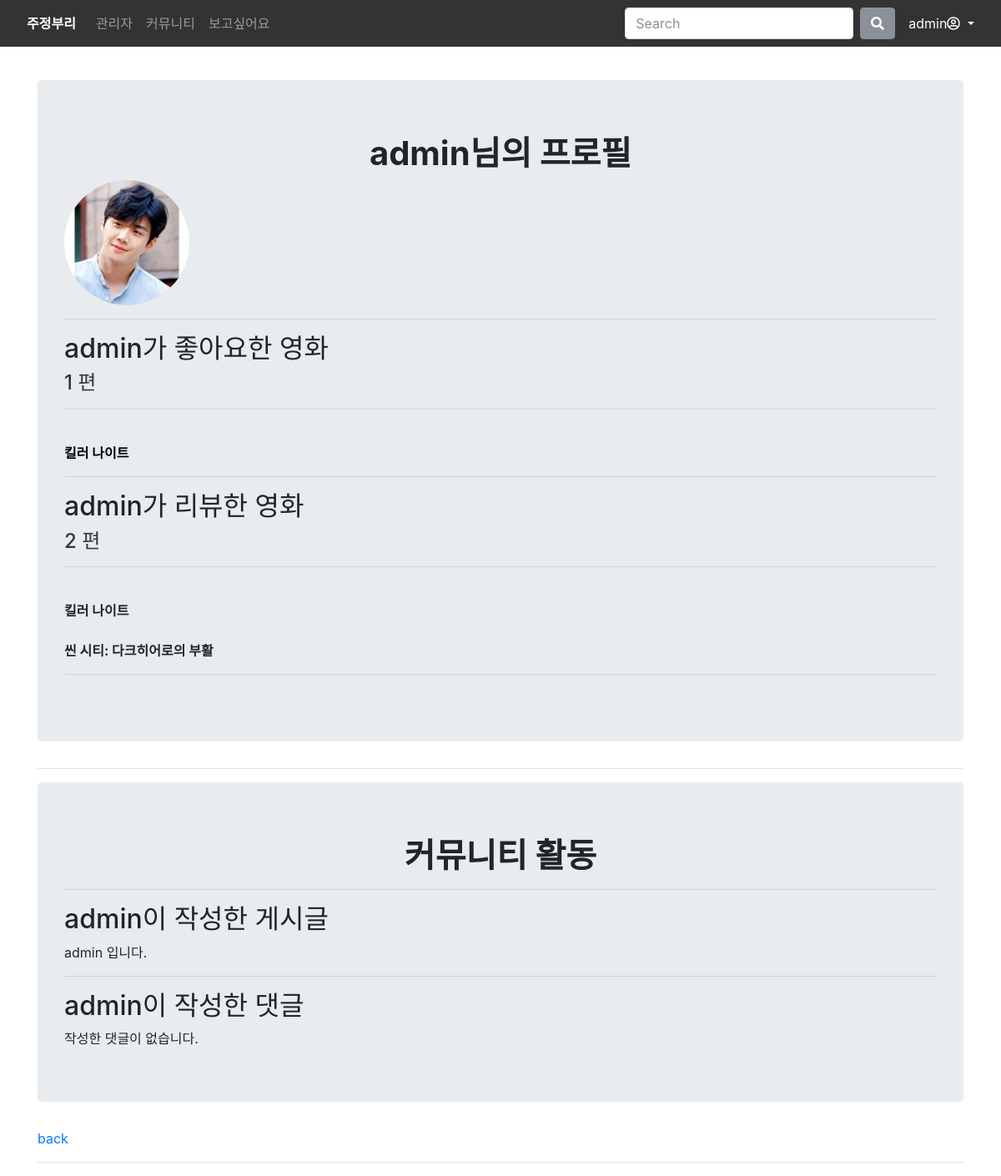
The page /accounts/admin/ (signed in) on the database as committed earlier.
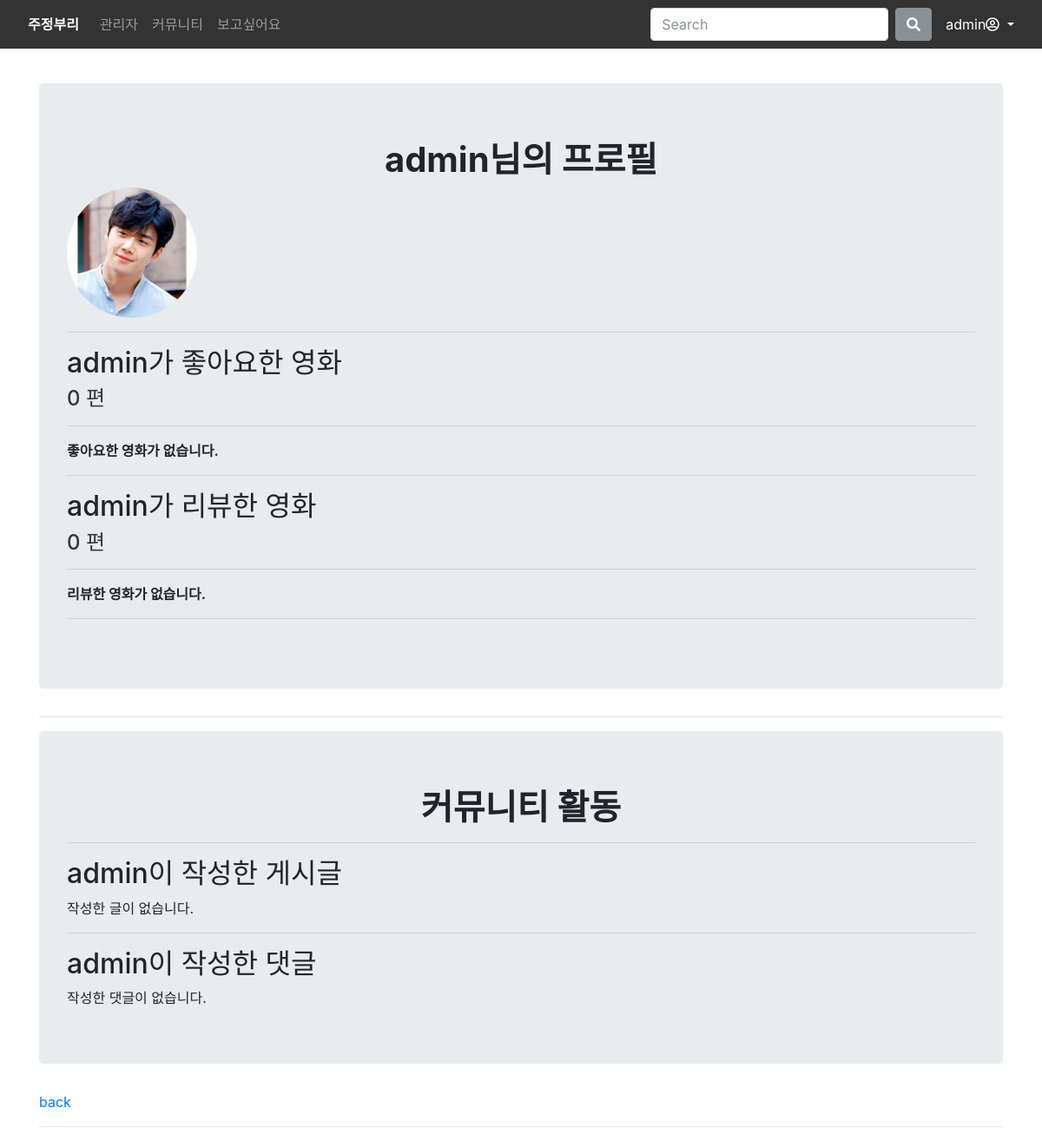
The same page on the database as committed later.
### accounts/models.py (models this page shows)
class User(AbstractUser):
    pass

### movies/models.py (models this page shows)
class Movie(models.Model):
    title = models.CharField(max_length=30)
    rank = models.IntegerField()
    audience = models.IntegerField()
    adult = models.BooleanField()
    poster_url = models.TextField()
    overview = models.TextField()
    original_lang = models.CharField(max_length=50)
    release_date = models.DateField()
    genre = models.ManyToManyField(Genre, symmetrical=False, related_name='movies')
    video = models.CharField(max_length=500)
    like_users = models.ManyToManyField(settings.AUTH_USER_MODEL, related_name='like_movies', blank=True)

class Review(models.Model):
    star = models.IntegerField()
    content = models.TextField()
    star = models.IntegerField()
    created_at = models.DateTimeField(auto_now_add = True)
    updated_at = models.DateTimeField(auto_now = True)
    movie = models.ForeignKey(Movie, on_delete=models.CASCADE)
    user = models.ForeignKey(settings.AUTH_USER_MODEL, on_delete=models.CASCADE)

### community/models.py (models this page shows)
class Article(models.Model):
    title= models.CharField(max_length=100)
    content = models.TextField()
    created_at = models.DateTimeField(auto_now_add=True)
    updated_at = models.DateTimeField(auto_now=True)
    user = models.ForeignKey(settings.AUTH_USER_MODEL, on_delete=models.CASCADE)
    purpose = models.IntegerField()

### accounts/views.py (the view)
# urls.py: path('<username>/', views.profile, name='profile'),
@login_required
def profile(request, username):
    person = get_object_or_404(get_user_model(), username=username)
    context = {
        'person': person,
    }
    return render(request, 'accounts/profile.html', context)

### accounts/templates/accounts/profile.html (shortened to what this page needs)
{% extends 'base.html' %}
{% block content %}
{% load static %}
<div class="jumbotron">
  <h1 class="text-center"><strong>{{ person.username }}님의 프로필</strong></h1>
  <img class="img " src="{% static '/ssunho.jpg'%}" class="rounded float-left">
  <hr>
  <h2>{{ person.username }}가 좋아요한 영화</h2>
  <h4 style="opacity: 0.9;"> {{ person.like_movies.all|length }} 편 </h4>
  <hr>
  {% for movie in person.like_movies.all %}
    <br>
    <a href="{% url "movies:movie_detail" movie.pk%}" style="color:black"><strong>{{ movie.title }}</strong></a>
    <br>
  {% empty%}
    <div><strong>좋아요한 영화가 없습니다.</strong> </div>
  {% endfor %}
  <hr>
  <h2>{{ person.username }}가 리뷰한 영화</h2>
  <h4 style="opacity: 0.9;">{{ person.review_set.all|length }} 편</h4>
  <hr>
  {% for review in person.review_set.all %}
    <br>
    <div><strong>{{ review.movie.title }}</strong></div>
  {% empty%}
    <div><strong>리뷰한 영화가 없습니다.</strong> </div>
  {% endfor %}
  <hr>
</div>
<hr>
<div class="jumbotron">
  <h1 class="text-center"><strong>커뮤니티 활동</strong></h1>
  <hr>
  <h2>{{ person.username }}이 작성한 게시글</h2>
  {% for article in person.article_set.all %}
    <div>{{ article.title }}</div>
  {% empty %}
    <div> 작성한 글이 없습니다. </div>
  {% endfor %}
  <hr>
  <h2>{{ person.username }}이 작성한 댓글</h2>
  {% for comment in person.comment_set.all %}
    <div>{{  comment.content }}</div>
    {% empty %}
    <div> 작성한 댓글이 없습니다. </div>
  {% endfor %}
</div>
<a href="{% url 'community:index' %}">back</a>
<hr>
{% endblock  %}

### final_pjt/templates/base.html (shortened to what this page needs)
<!DOCTYPE html>
<html lang="en">
<head>
  {% load static %}
  <link rel="stylesheet" href="https://cdn.jsdelivr.net/npm/bootstrap@4.5.3/dist/css/bootstrap.min.css">
</head>
<body>
<nav class="fixed-top navbar navbar-expand-lg navbar-dark" style='background-color: black'>
  <a class="nav-link active text-white" href="{% url 'movies:first' %}"><strong>주정부리</strong></a>
  <div class="collapse navbar-collapse" id="navbarSupportedContent">
    <ul class="navbar-nav mr-auto">
      {% if request.user.is_superuser %}
      <li class="nav-item">
        <a class="nav-link" href="http://127.0.0.1:8000/admin/">관리자</a>
      </li>
      <li class="nav-item">
        <a class="nav-link" href="{% url 'community:index' %}">커뮤니티</a>
      </li>
      <li class="nav-item">
        <a class="nav-link" href="{% url 'movies:movie_list' %}">보고싶어요</a>
      </li>
      {% endif %}
    </ul>
    <form action="{% url 'movies:movie_search' %}" class="form-inline my-2 my-lg-0" method='GET'>
      <input class='form-control mr-sm-2' type="search" placeholder='Search' aria-label='Search' name='q'>
      <button class='btn btn-secondary my-2 my-sm-0' type='submit'><i class='fas fa-search'></i></button>
    </form>
    {% if request.user.is_authenticated %}
    <form class="form-inline">
      <div class="nav-item dropdown">
        <a class="nav-link dropdown-toggle text-white" href="#" id="navbarDropdown" role="button" data-toggle="dropdown" aria-haspopup="true" aria-expanded="false">
          {{request.user.username}}<i class="far fa-user-circle"></i>
        </a>
      </div>
  </form>
  {% endif %}
  </div>
</nav>
<div class='container mt-5 pt-5 '>
    {% block content  %}
    {% endblock  %}
 </div>
</body>
</html>

### final_pjt/templates/base.html (style rules this page uses)
body { background-color: white; opacity: 1; }
nav { opacity: 0.8; }

### accounts/templates/accounts/profile.html (style rules this page uses)
.img { border-radius: 50%; width: 150px; }

Rows that differ between the two databases and show on the page:
no longer on this page (row edited): Movie: title "킬러 나이트"
removed Review: movie "킬러 나이트"
removed Review: movie "씬 시티: 다크히어로의 부활"
removed Article: title "admin 입니다."
changed User "admin": like_movies.all|length "1" → "0"; review_set.all|length "2" → "0"
Other text that changed with them:
text now shown: "좋아요한 영화가 없습니다. 리뷰한 영화가 없습니다. 작성한 글이 없습니다."
